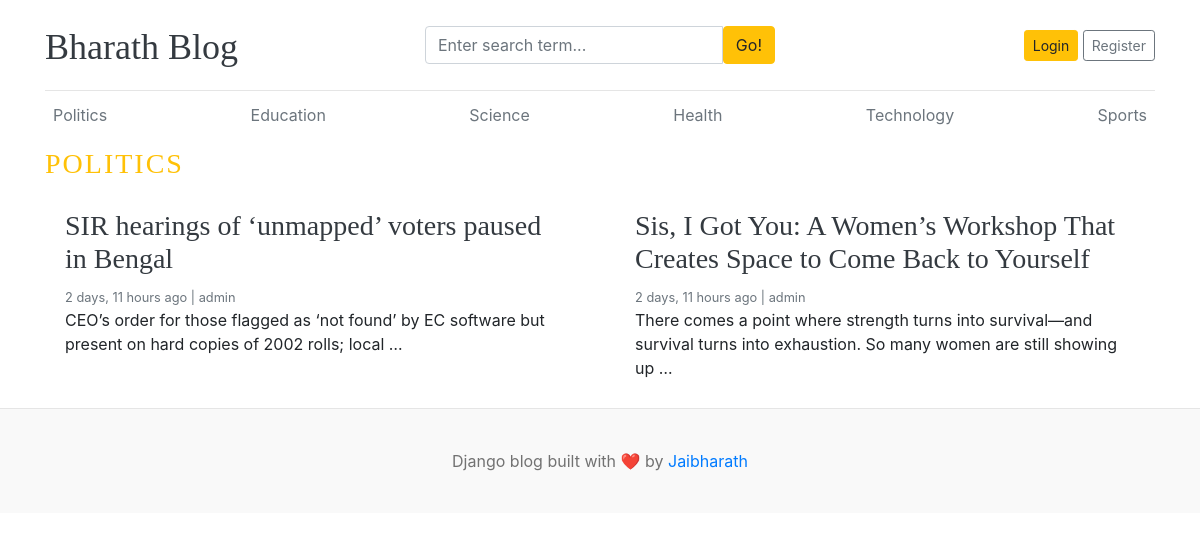
Page /category/1/ on the committed database.
### blogs/models.py (models this page shows, shortened)
class Category(models.Model):
    category_name = models.CharField(max_length=50, unique=True)
    created_at = models.DateTimeField(auto_now_add=True)
    updated_at = models.DateTimeField(auto_now=True)
    class Meta:
        verbose_name_plural = 'categories'
    def __str__(self):
        return self.category_name

class Blog(models.Model):
    title = models.CharField(max_length=100)
    slug = models.SlugField(max_length=500, unique=True)
    category = models.ForeignKey(Category,on_delete=models.CASCADE)
    author = models.ForeignKey(User, on_delete=models.CASCADE)
    featured_image = models.ImageField(upload_to='uploads/%y/%m/%d')
    short_description = models.TextField(max_length=1000)
    blog_body = models.TextField(max_length=2000)
    status = models.CharField(choices=STATUS_CHOICES, default=0)
    is_featured = models.BooleanField(default=False)
    created_at = models.DateTimeField(auto_now_add=True)
    updated_at = models.DateTimeField(auto_now=True)

### blogs/views.py (the view)
# urls.py: path('<int:category_id>/',views.posts_by_category, name='posts_by_category'),
def posts_by_category(request,category_id):
    posts = Blog.objects.filter(status='Published', category=category_id)
    category = get_object_or_404(Category, pk=category_id)
    context={
        'posts':posts,
        'category':category
    }
    return render(request,'posts_by_category.html',context)

### blogs/context_processors.py (called while the page is built)
def get_categories(request):
    categories = Category.objects.all()
    return dict(categories=categories)

def get_socila_links(request):
    social_links = SocialLink.objects.all()
    return dict(social_links=social_links)

### templates/posts_by_category.html
{% extends 'base.html' %}
{% block content %}
  <h3 class="text-uppercase text-warning" style="letter-spacing: 2px;">{{ category }}</h3>
  <div class="row mb-2">
    {% if posts %}
    {% for post in posts %}
   <div class="col-md-6">
      <div class="card border-0" >
        <div class="card-body">
          <h3><a href="{% url 'blogs' post.slug %}" class="text-dark">{{post.title}}</a></h3>
          <small class="mb-1 text-muted">{{post.created_at | timesince }} ago | {{post.author}}</small>
          <p class="card-text">{{post.short_description | truncatewords:20}}</p>
        </div>
      </div>
    </div>
    {% endfor %}
    {% else %}
    <p>No posts found</p>
    {% endif %}
  </div>
</div>
{% endblock %}

### templates/base.html (shortened to what this page needs)
{% load static %}
<!DOCTYPE html>
<html lang="en">
<head>
    <link href="https://getbootstrap.com/docs/4.0/dist/css/bootstrap.min.css" rel="stylesheet">
    <link href="{% static 'css/blog.css' %}" rel="stylesheet">
    <link rel="stylesheet" href="https://cdnjs.cloudflare.com/ajax/libs/font-awesome/4.7.0/css/font-awesome.min.css">
  </head>
<body>
    <div class="container">
      <header class="blog-header py-3">
        <div class="row flex-nowrap justify-content-between align-items-center">
          <div class="col-4 pt-1">
            <a class="blog-header-logo text-dark" href="/">Bharath Blog</a>
          </div>
          <div class="col-4">
            <form method="GET" action="{% url 'search' %}">
              <div class="input-group">
                        <input class="form-control" type="text" name="keyword" value="{{keyword}}" placeholder="Enter search term..." aria-label="Enter search term..." aria-describedby="button-search" />
                        <button type="submit" class="btn btn-warning"  id="button-search" type="button">Go!</button>
                    </div>
            </form>
          </div>
          <div class="col-4 d-flex justify-content-end align-items-center">
            {% if not user.is_authenticated %}
            <a class="btn btn-sm btn-warning" href="{% url 'login' %}">Login</a> &nbsp;
            <a class="btn btn-sm btn-outline-secondary" href="{% url 'register' %}">Register</a>
            {%else %}
            <span><a class="btn btn-sm btn-warning" href="{% url 'dashboard' %}">Dashboard</a></span>
            &emsp;
            <span><a class="btn btn-sm btn-danger" href="{% url 'logout' %}">Logout</a></span>
            {% endif %}
          </div>
        </div>
      </header>
      <div class="nav-scroller py-1 mb-2">
        <nav class="nav d-flex justify-content-between">
          {% for category in categories %}
          <a class="p-2 text-muted" href="{% url 'posts_by_category' category.id %}">{{category.category_name}}</a>
          {% endfor %}
        </nav>
      </div>
      {% block content %}
      {% endblock %}
<footer class="blog-footer ">
  <p>Django blog built with ❤️ by <a href="">Jaibharath</a></p>
</footer>
</body>
</html>

### blog_main/static/css/blog.css (style rules this page uses)
.blog-header { border-bottom: 1px solid #e5e5e5; }
.blog-header-logo { font-family: "Playfair Display", Georgia, "Times New Roman", serif; font-size: 2.25rem; }
h1, h2, h3, h4, h5, h6 { font-family: "Playfair Display", Georgia, "Times New Roman", serif; }
.blog-footer { padding: 2.5rem 0; color: #727272; text-align: center; background-color: #f9f9f9; border-top: .05rem solid #e5e5e5; }
.blog-footer p:last-child { margin-bottom: 0; }

### rows in the picture
Category: category_name "Politics", category_name "POLITICS"
Category: category_name "Education"
Category: category_name "Science"
Category: category_name "Health"
Category: category_name "Technology"
Category: category_name "Sports"
Blog: title "SIR hearings of ‘unmapped’ voters paused in Bengal", created_at "2 days, 11 hours", author "admin", short_description "CEO’s order for those flagged as ‘not found’ by EC software but present on hard copies of 2002 rolls; local …"
Blog: title "Sis, I Got You: A Women’s Workshop That Creates Space to Come Back to Yourself", created_at "2 days, 11 hours", author "admin", short_description "There comes a point where strength turns into survival—and survival turns into exhaustion. So many women are still showing up …"
